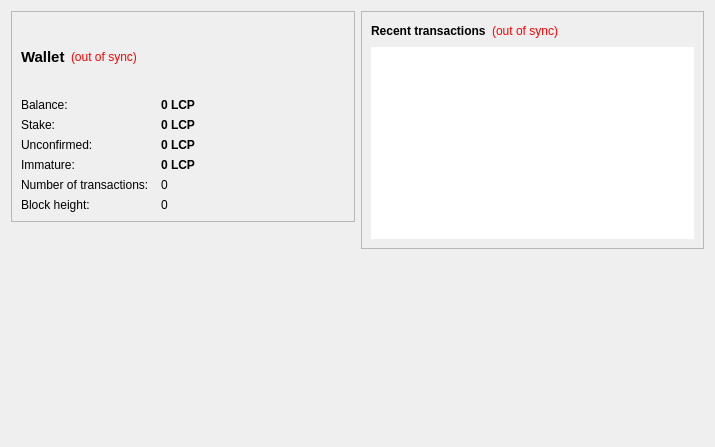
<?xml version="1.0" encoding="UTF-8"?>
<ui version="4.0">
 <class>OverviewPage</class>
 <widget class="QWidget" name="OverviewPage">
  <property name="geometry">
   <rect>
    <x>0</x>
    <y>0</y>
    <width>715</width>
    <height>447</height>
   </rect>
  </property>
  <property name="font">
   <font>
    <family>Ubuntu</family>
   </font>
  </property>
  <property name="windowTitle">
   <string>Form</string>
  </property>
  <layout class="QHBoxLayout" name="horizontalLayout" stretch="1,1">
   <item>
    <layout class="QVBoxLayout" name="verticalLayout_2">
     <item>
      <widget class="QFrame" name="frame">
       <property name="minimumSize">
        <size>
         <width>0</width>
         <height>211</height>
        </size>
       </property>
       <property name="maximumSize">
        <size>
         <width>16777215</width>
         <height>211</height>
        </size>
       </property>
       <property name="frameShape">
        <enum>QFrame::StyledPanel</enum>
       </property>
       <property name="frameShadow">
        <enum>QFrame::Raised</enum>
       </property>
       <layout class="QVBoxLayout" name="verticalLayout_4">
        <item>
         <layout class="QHBoxLayout" name="horizontalLayout_4">
          <property name="sizeConstraint">
           <enum>QLayout::SetFixedSize</enum>
          </property>
          <item>
           <widget class="QLabel" name="label_5">
            <property name="font">
             <font>
              <pointsize>11</pointsize>
              <weight>75</weight>
              <bold>true</bold>
             </font>
            </property>
            <property name="text">
             <string>Wallet</string>
            </property>
           </widget>
          </item>
          <item>
           <widget class="QLabel" name="labelWalletStatus">
            <property name="toolTip">
             <string>The displayed information may be out of date. Your wallet automatically synchronizes with the LitecoinPlus network after a connection is established, but this process has not completed yet.</string>
            </property>
            <property name="styleSheet">
             <string notr="true">QLabel { color: red; }</string>
            </property>
            <property name="text">
             <string notr="true">(out of sync)</string>
            </property>
            <property name="alignment">
             <set>Qt::AlignLeading|Qt::AlignLeft|Qt::AlignVCenter</set>
            </property>
           </widget>
          </item>
          <item>
           <spacer name="horizontalSpacer_2">
            <property name="orientation">
             <enum>Qt::Horizontal</enum>
            </property>
            <property name="sizeHint" stdset="0">
             <size>
              <width>40</width>
              <height>20</height>
             </size>
            </property>
           </spacer>
          </item>
         </layout>
        </item>
        <item>
         <layout class="QFormLayout" name="formLayout_2">
          <property name="sizeConstraint">
           <enum>QLayout::SetFixedSize</enum>
          </property>
          <property name="fieldGrowthPolicy">
           <enum>QFormLayout::AllNonFixedFieldsGrow</enum>
          </property>
          <property name="horizontalSpacing">
           <number>12</number>
          </property>
          <property name="verticalSpacing">
           <number>6</number>
          </property>
          <item row="0" column="0">
           <widget class="QLabel" name="label">
            <property name="text">
             <string>Balance:</string>
            </property>
           </widget>
          </item>
          <item row="0" column="1">
           <widget class="QLabel" name="labelBalance">
            <property name="font">
             <font>
              <weight>75</weight>
              <bold>true</bold>
             </font>
            </property>
            <property name="cursor">
             <cursorShape>IBeamCursor</cursorShape>
            </property>
            <property name="toolTip">
             <string>Your current balance</string>
            </property>
            <property name="text">
             <string notr="true">0 LCP</string>
            </property>
            <property name="textInteractionFlags">
             <set>Qt::LinksAccessibleByMouse|Qt::TextSelectableByKeyboard|Qt::TextSelectableByMouse</set>
            </property>
           </widget>
          </item>
          <item row="1" column="0">
           <widget class="QLabel" name="label_6">
            <property name="text">
             <string>Stake:</string>
            </property>
           </widget>
          </item>
          <item row="1" column="1">
           <widget class="QLabel" name="labelStake">
            <property name="font">
             <font>
              <weight>75</weight>
              <bold>true</bold>
             </font>
            </property>
            <property name="cursor">
             <cursorShape>IBeamCursor</cursorShape>
            </property>
            <property name="toolTip">
             <string>Total of coins that was staked, and do not yet count toward the current balance</string>
            </property>
            <property name="text">
             <string notr="true">0 LCP</string>
            </property>
            <property name="textInteractionFlags">
             <set>Qt::LinksAccessibleByMouse|Qt::TextSelectableByKeyboard|Qt::TextSelectableByMouse</set>
            </property>
           </widget>
          </item>
          <item row="2" column="0">
           <widget class="QLabel" name="label_3">
            <property name="text">
             <string>Unconfirmed:</string>
            </property>
           </widget>
          </item>
          <item row="2" column="1">
           <widget class="QLabel" name="labelUnconfirmed">
            <property name="font">
             <font>
              <weight>75</weight>
              <bold>true</bold>
             </font>
            </property>
            <property name="cursor">
             <cursorShape>IBeamCursor</cursorShape>
            </property>
            <property name="toolTip">
             <string>Total of transactions that have yet to be confirmed, and do not yet count toward the current balance</string>
            </property>
            <property name="text">
             <string notr="true">0 LCP</string>
            </property>
            <property name="textInteractionFlags">
             <set>Qt::LinksAccessibleByMouse|Qt::TextSelectableByKeyboard|Qt::TextSelectableByMouse</set>
            </property>
           </widget>
          </item>
          <item row="3" column="0">
           <widget class="QLabel" name="labelImmatureText">
            <property name="text">
             <string>Immature:</string>
            </property>
           </widget>
          </item>
          <item row="3" column="1">
           <widget class="QLabel" name="labelImmature">
            <property name="font">
             <font>
              <weight>75</weight>
              <bold>true</bold>
             </font>
            </property>
            <property name="toolTip">
             <string>Mined balance that has not yet matured</string>
            </property>
            <property name="text">
             <string notr="true">0 LCP</string>
            </property>
            <property name="textInteractionFlags">
             <set>Qt::LinksAccessibleByMouse|Qt::TextSelectableByKeyboard|Qt::TextSelectableByMouse</set>
            </property>
           </widget>
          </item>
          <item row="4" column="0">
           <widget class="QLabel" name="label_2">
            <property name="text">
             <string>Number of transactions:</string>
            </property>
           </widget>
          </item>
          <item row="4" column="1">
           <widget class="QLabel" name="labelNumTransactions">
            <property name="toolTip">
             <string>Total number of transactions in wallet</string>
            </property>
            <property name="text">
             <string notr="true">0</string>
            </property>
           </widget>
          </item>
          <item row="5" column="0">
           <widget class="QLabel" name="label_height">
            <property name="text">
             <string>Block height:</string>
            </property>
           </widget>
          </item>
          <item row="5" column="1">
           <widget class="QLabel" name="blockHeight">
            <property name="toolTip">
             <string>current block height in sync</string>
            </property>
            <property name="text">
             <string notr="true">0</string>
            </property>
           </widget>
          </item>
         </layout>
        </item>
       </layout>
      </widget>
     </item>
     <item>
      <widget class="QWidget" name="LogoWidget" native="true">
       <layout class="QVBoxLayout" name="verticalLayout_6">
        <property name="spacing">
         <number>0</number>
        </property>
        <property name="leftMargin">
         <number>0</number>
        </property>
        <property name="topMargin">
         <number>0</number>
        </property>
        <property name="rightMargin">
         <number>0</number>
        </property>
        <property name="bottomMargin">
         <number>0</number>
        </property>
        <item>
         <layout class="QHBoxLayout" name="horizontalLayout_3">
          <property name="spacing">
           <number>1</number>
          </property>
          <item>
           <spacer name="horizontalSpacer_3">
            <property name="orientation">
             <enum>Qt::Horizontal</enum>
            </property>
            <property name="sizeHint" stdset="0">
             <size>
              <width>40</width>
              <height>20</height>
             </size>
            </property>
           </spacer>
          </item>
          <item>
           <widget class="QPushButton" name="HomeButton">
            <property name="minimumSize">
             <size>
              <width>200</width>
              <height>200</height>
             </size>
            </property>
            <property name="maximumSize">
             <size>
              <width>200</width>
              <height>200</height>
             </size>
            </property>
            <property name="cursor">
             <cursorShape>PointingHandCursor</cursorShape>
            </property>
            <property name="toolTip">
             <string> Click to go to Litecoin Plus Home page. </string>
            </property>
            <property name="icon">
             <iconset resource="../bitcoin.qrc">
              <normaloff>:/images/backg</normaloff>
              <normalon>:/images/backg</normalon>:/images/backg</iconset>
            </property>
            <property name="iconSize">
             <size>
              <width>200</width>
              <height>200</height>
             </size>
            </property>
            <property name="flat">
             <bool>true</bool>
            </property>
           </widget>
          </item>
          <item>
           <spacer name="horizontalSpacer_4">
            <property name="orientation">
             <enum>Qt::Horizontal</enum>
            </property>
            <property name="sizeHint" stdset="0">
             <size>
              <width>40</width>
              <height>20</height>
             </size>
            </property>
           </spacer>
          </item>
         </layout>
        </item>
       </layout>
      </widget>
     </item>
    </layout>
   </item>
   <item>
    <layout class="QVBoxLayout" name="verticalLayout_3">
     <item>
      <widget class="QFrame" name="frame_2">
       <property name="frameShape">
        <enum>QFrame::StyledPanel</enum>
       </property>
       <property name="frameShadow">
        <enum>QFrame::Raised</enum>
       </property>
       <layout class="QVBoxLayout" name="verticalLayout">
        <item>
         <layout class="QHBoxLayout" name="horizontalLayout_2">
          <item>
           <widget class="QLabel" name="label_4">
            <property name="text">
             <string>&lt;b&gt;Recent transactions&lt;/b&gt;</string>
            </property>
           </widget>
          </item>
          <item>
           <widget class="QLabel" name="labelTransactionsStatus">
            <property name="toolTip">
             <string>The displayed information may be out of date. Your wallet automatically synchronizes with the LitecoinPlus network after a connection is established, but this process has not completed yet.</string>
            </property>
            <property name="styleSheet">
             <string notr="true">QLabel { color: red; }</string>
            </property>
            <property name="text">
             <string notr="true">(out of sync)</string>
            </property>
            <property name="alignment">
             <set>Qt::AlignRight|Qt::AlignTrailing|Qt::AlignVCenter</set>
            </property>
           </widget>
          </item>
          <item>
           <spacer name="horizontalSpacer">
            <property name="orientation">
             <enum>Qt::Horizontal</enum>
            </property>
            <property name="sizeHint" stdset="0">
             <size>
              <width>40</width>
              <height>20</height>
             </size>
            </property>
           </spacer>
          </item>
         </layout>
        </item>
        <item>
         <widget class="QListView" name="listTransactions">
          <property name="frameShape">
           <enum>QFrame::NoFrame</enum>
          </property>
          <property name="verticalScrollBarPolicy">
           <enum>Qt::ScrollBarAlwaysOff</enum>
          </property>
          <property name="horizontalScrollBarPolicy">
           <enum>Qt::ScrollBarAlwaysOff</enum>
          </property>
          <property name="selectionMode">
           <enum>QAbstractItemView::NoSelection</enum>
          </property>
         </widget>
        </item>
       </layout>
      </widget>
     </item>
     <item>
      <spacer name="verticalSpacer_2">
       <property name="orientation">
        <enum>Qt::Vertical</enum>
       </property>
       <property name="sizeHint" stdset="0">
        <size>
         <width>20</width>
         <height>40</height>
        </size>
       </property>
      </spacer>
     </item>
    </layout>
   </item>
  </layout>
 </widget>
 <resources>
  <include location="../bitcoin.qrc"/>
 </resources>
 <connections/>
</ui>
